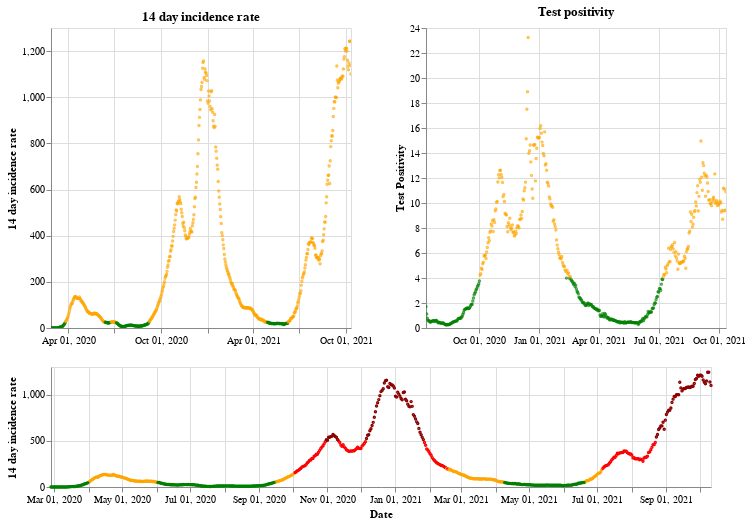

Here is the notebook cell this chart was saved with:
### Markdown cell above
## Wales

### Code cell
plot_traffic_light('Wales')

### Figure 1 — Vega-Lite specification as saved in the notebook (floating-point values rounded to 4 significant figures; data arrays with more than 128 entries replaced by an {"elided": "..."} marker saying what was removed)
{"config": {"view": {"continuousWidth": 400, "continuousHeight": 300}}, "vconcat": [{"hconcat": [{"mark": {"type": "point", "size": 2}, "encoding": {"color": {"condition": {"value": "green", "test": "(datum.twoWeeklyCasesRate <= 25)"}, "value": "orange"}, "tooltip": [{"type": "nominal", "field": "areaName"}, {"type": "temporal", "field": "date"}, {"type": "quantitative", "field": "twoWeeklyCasesRate"}, {"type": "quantitative", "field": "testPositivity"}], "x": {"type": "temporal", "axis": {"title": ""}, "field": "date", "scale": {"domain": {"selection": "DateBrush"}}, "timeUnit": "yearmonthdate"}, "y": {"type": "quantitative", "axis": {"title": "14 day incidence rate"}, "field": "twoWeeklyCasesRate"}}, "title": "14 day incidence rate", "width": 300}, {"mark": {"type": "point", "size": 2}, "encoding": {"color": {"condition": {"value": "green", "test": "(datum.testPositivity <= 4)"}, "value": "orange"}, "tooltip": [{"type": "nominal", "field": "areaName"}, {"type": "temporal", "field": "date"}, {"type": "quantitative", "field": "twoWeeklyCasesRate"}, {"type": "quantitative", "field": "testPositivity"}], "x": {"type": "temporal", "axis": {"title": ""}, "field": "date", "scale": {"domain": {"selection": "DateBrush"}}, "timeUnit": "yearmonthdate"}, "y": {"type": "quantitative", "axis": {"title": "Test Positivity"}, "field": "testPositivity"}}, "title": "Test positivity", "width": 300}]}, {"layer": [{"mark": {"type": "point", "size": 2}, "encoding": {"color": {"condition": {"value": "orange", "test": "(((datum.testPositivity < 4) && (datum.twoWeeklyCasesRate >= 50)) && (datum.twoWeeklyCasesRate < 200))"}, "value": "red"}, "opacity": {"condition": {"value": 1, "test": "((datum.twoWeeklyCasesRate >= 50) && (datum.twoWeeklyCasesRate < 500))"}, "value": 0}, "tooltip": [{"type": "nominal", "field": "areaName"}, {"type": "temporal", "field": "date"}, {"type": "quantitative", "field": "twoWeeklyCasesRate"}, {"type": "quantitative", "field": "testPositivity"}], "x": {"type": "temporal", "axis": {"title": "Date"}, "field": "date", "timeUnit": "yearmonthdate"}, "y": {"type": "quantitative", "axis": {"title": "14 day incidence rate"}, "field": "twoWeeklyCasesRate"}}, "selection": {"DateBrush": {"type": "interval", "encodings": ["x"], "fields": ["Time"]}}}, {"mark": {"type": "point", "size": 2}, "encoding": {"color": {"value": "darkred"}, "opacity": {"condition": {"value": 1, "test": "(datum.twoWeeklyCasesRate >= 500)"}, "value": 0}, "tooltip": [{"type": "nominal", "field": "areaName"}, {"type": "temporal", "field": "date"}, {"type": "quantitative", "field": "twoWeeklyCasesRate"}, {"type": "quantitative", "field": "testPositivity"}], "x": {"type": "temporal", "axis": {"title": "Date"}, "field": "date", "timeUnit": "yearmonthdate"}, "y": {"type": "quantitative", "axis": {"title": "14 day incidence rate"}, "field": "twoWeeklyCasesRate"}}}, {"mark": {"type": "point", "size": 2}, "encoding": {"color": {"condition": {"value": "green", "test": "((datum.testPositivity < 4) && (datum.twoWeeklyCasesRate < 50))"}, "value": "orange"}, "opacity": {"condition": {"value": 1, "test": "(datum.twoWeeklyCasesRate < 50)"}, "value": 0}, "tooltip": [{"type": "nominal", "field": "areaName"}, {"type": "temporal", "field": "date"}, {"type": "quantitative", "field": "twoWeeklyCasesRate"}, {"type": "quantitative", "field": "testPositivity"}], "x": {"type": "temporal", "axis": {"title": "Date"}, "field": "date", "timeUnit": "yearmonthdate"}, "y": {"type": "quantitative", "axis": {"title": "14 day incidence rate"}, "field": "twoWeeklyCasesRate"}}}], "height": 120, "width": 660}], "data": {"name": "data-850deb69face3b678beb09cb20a7b6ac"}, "$schema": "https://vega.github.io/schema/vega-lite/v4.8.1.json", "datasets": {"data-850deb69face3b678beb09cb20a7b6ac": {"elided": "593 records"}}}
